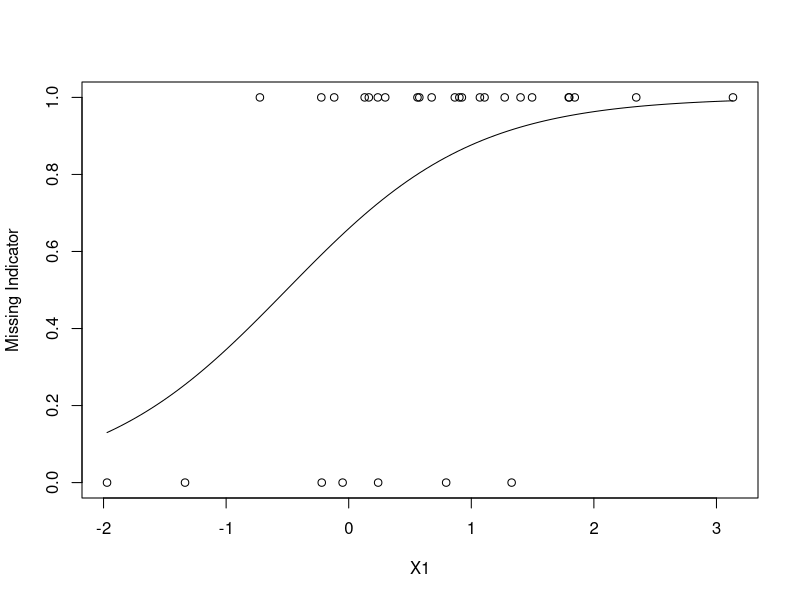

Reproduce this figure in R.
# This script generates the data files to be used in the presenation
library(MASS)


# Example 3 from Inference and Missing Data - Rubin, discussion
# Column 1 is X, Column 2 is Y

rm(list=ls())

Mu = c(1,1)
Sig = matrix(c(1,0.5,0.5,1),2,2)
n = 30
m = 1000

mylogit=function(x){
  1/(1+exp(x))
}

mydatagen=function(){
  ExData1 = mvrnorm(n=n,mu=Mu,Sigma=Sig)
  MCARPattern = rbinom(n=n,size=1,p=0.7)
  MARPattern = rbinom(n=n,size=1,p=1-sapply(ExData1[,1],mylogit))
  MNARPattern = rbinom(n=n,size=1,p=1-sapply(ExData1[,2],mylogit))
  mydata = cbind(ExData1,MCARPattern,MARPattern,MNARPattern)
  colnames(mydata)=c("X1","X2","X3","X4","X5")
  # mean(sapply(ExData1[,1],mylogit))
  # mean(sapply(ExData1[,2],mylogit))
  mydata = data.frame(mydata)
  return(mydata)
}


SimResults = matrix(nrow = m,ncol = 9)
colnames(SimResults)=c("CC MCAR","CC MAR","CC MNAR","IPW MCAR","IPW MAR","IPW MNAR",
                       "SI MCAR","SI MAR","SI MNAR")
# SimResults

set.seed(3)
for(i in 1:m){
  mydata = mydatagen()
  # mydata
  
  # c(sum(mydata[,3]),sum(mydata[,4]),sum(mydata[,5]))
  
  # mydata[which(mydata[,3]==0),]
  # mydata[which(mydata[,4]==0),]
  # mydata[which(mydata[,5]==0),]
  
  
  ######### CC Analysis
  SimResults[i,1] = mean(mydata[which(mydata[,3]==1),2])
  SimResults[i,2] = mean(mydata[which(mydata[,4]==1),2])
  SimResults[i,3] = mean(mydata[which(mydata[,5]==1),2])
  
  
  ############# IPW Analysis
  # model0 = glm(mydata[,3]~mydata[,1],family=binomial(link="logit"))
  # probs0 = predict.glm(model0,type='response')
  # # probs0 
  # weight0 = n*probs0/sum(probs0)
  # # weight0
  # # sum(weight0)
  # 
  # model1 = glm(mydata[,4]~mydata[,1],family=binomial(link="logit"))
  # probs1 = predict.glm(model1,type='response')
  # # probs1 
  # weight1 = n*probs1/sum(probs1)
  # # weight1
  # # sum(weight1)
  # 
  # model2 = glm(mydata[,5]~mydata[,1],family=binomial(link="logit"))
  # probs2 = predict.glm(model2,type='response')
  # # probs2 
  # weight2 = n*probs2/sum(probs2)
  # # weight2
  # # sum(weight2)
  # 
  # SimResults[i,4] = mean(mydata[which(mydata[,3]==1),2]/weight0[which(mydata[,3]==1)])
  # SimResults[i,5] = mean(mydata[which(mydata[,4]==1),2]/weight1[which(mydata[,4]==1)])
  # SimResults[i,6] = mean(mydata[which(mydata[,5]==1),2]/weight2[which(mydata[,5]==1)])
  
  # This tries the other weighting equation after (3.4) in SA with MD
  model0 = glm(X3 ~ X1,data=mydata,family=binomial(link="logit"))
  probs0 = predict.glm(model0,type='response')
  # probs0
  # 1/probs0
  # sum(1/probs0[which(mydata[,3]==1)])
  weight0 = sum(mydata[,3])*(1/probs0)/sum((1/probs0[which(mydata[,3]==1)]))
  # weight0
  # sum(weight0)
  
  model1 = glm(X4~X1,data=mydata,family=binomial(link="logit"))
  probs1 = predict.glm(model1,type='response')
  # probs1
  weight1 = sum(mydata[,4])*(1/probs1)/sum((1/probs1[which(mydata[,4]==1)]))
  # weight1
  # sum(weight1)
  
  model2 = glm(X5~X1,data=mydata,family=binomial(link="logit"))
  probs2 = predict.glm(model2,type='response')
  # probs2 
  weight2 = sum(mydata[,5])*(1/probs2)/sum((1/probs2[which(mydata[,5]==1)]))
  # weight2
  # sum(weight2)
  
  SimResults[i,4] = mean(mydata[which(mydata[,3]==1),2]*weight0[which(mydata[,3]==1)])
  SimResults[i,5] = mean(mydata[which(mydata[,4]==1),2]*weight1[which(mydata[,4]==1)])
  SimResults[i,6] = mean(mydata[which(mydata[,5]==1),2]*weight2[which(mydata[,5]==1)])
  
  
  # Single Imputation of sample average
  completed1 = ifelse(mydata[,3]==1,mydata[,2],mean(mydata[which(mydata[,3]==1),2]))
  # completed1
  # mydata[,c(2,3)]
  # mean(completed1)
  # mean(mydata[which(mydata[,3]==1),2])
  # sd(completed1)
  # sd(mydata[which(mydata[,3]==1),2])
  completed2 = ifelse(mydata[,4]==1,mydata[,2],mean(mydata[which(mydata[,4]==1),2]))
  completed3 = ifelse(mydata[,5]==1,mydata[,2],mean(mydata[which(mydata[,5]==1),2]))
  SimResults[i,7]=mean(completed1)
  SimResults[i,8]=mean(completed2)
  SimResults[i,9]=mean(completed3)
  
}
save.image()
head(SimResults)

colMeans(SimResults)
apply(X=SimResults, MARGIN=2, FUN=sd)


plot(mydata[,1],mydata[,4],xlab="X1",ylab="Missing Indicator")
curve(predict(model1,data.frame(X1=x),type="resp"),add=TRUE)

model1


mydata

